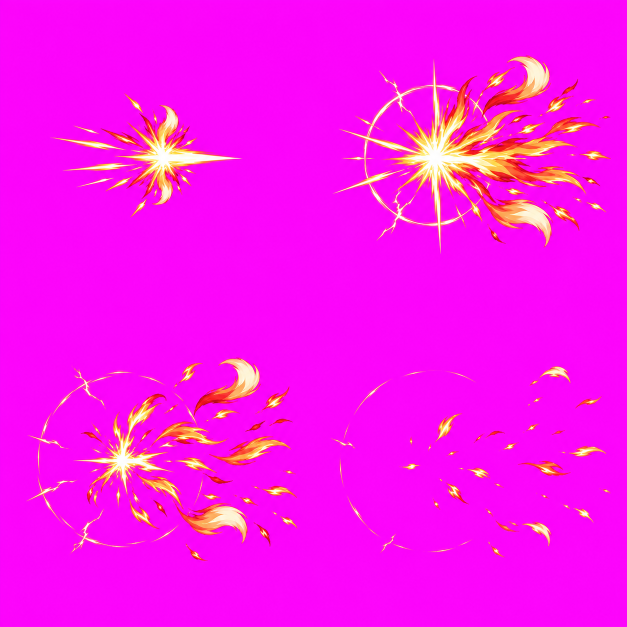
#> input picture assets/fx/heroes/fire/pierce3/raw-sheet.png, 1254 x 1254 px, found by its file name (shown at 1/2 size)
$ python export_fx.py
#> lines starting #> are read from the running program, lines starting #| are printed output that depends on the picture; after the words box and inside, x2 and y2 are one past the last pixel; in counts of white or black regions, pixels touching at a corner belong together
"""Pack Mika's form-2/3 skill FX (raw ImageGen sheets on #FF00FF) into runtime strips.

Each <name>/raw-sheet.png is keyed (soft magenta matte, colour un-mixed from the key), cut into its
grid cells and packed left-to-right into <name>.webp; fx.json (read by build.py as
ART.heroFx.fire.<name>) records the frame count, timing and, for the long weapon strips, where the
weapon's base sits in a frame (the point that is pinned to Mika's hands).

Weapon strips (blade2, glaive3) are aligned per frame on their base flame knot, so a frame drawn
shorter or shifted still grows out of the same point.
"""
import json
from pathlib import Path

import numpy as np
from PIL import Image
from scipy import ndimage

ROOT = Path(__file__).resolve().parent
KEY = np.array([255, 0, 255], dtype=np.float32)

# name: (cols, rows, out_w, out_h, frame ms, kind)
FX = {
    "blade2": (1, 3, 768, 230, 70, "weapon"),
    "glaive3": (1, 3, 768, 230, 70, "weapon"),
    "ring3": (1, 4, 768, 128, 70, "fx"),
    "impact2": (2, 2, 384, 384, 80, "fx"),
    "impact3": (2, 2, 384, 384, 85, "fx"),
    "slash2": (2, 2, 320, 320, 45, "fx"),
    "engulf3": (3, 2, 384, 384, 110, "fire"),
    "arc2s": (2, 2, 576, 384, 60, "fire"),
    # six-star basic attack (owner 07/11): the spear tip's hit on the foe, frames aligned on the impact (pierce3/align.py)
    "pierce3": (2, 2, 384, 384, 55, "fire"),
}
# sheets read from another file than raw-sheet.png, and sheets that use only their first cells
FX_RAW = {"pierce3": "raw-aligned.png"}
FX_COUNT = {}


def key_out(img):
    """Soft matte: distance from pure magenta -> alpha, then remove the key colour from edges."""
    a = np.asarray(img.convert("RGB"), dtype=np.float32)
    dist = np.sqrt(((a - KEY) ** 2).sum(axis=2))
    alpha = np.clip((dist - 95) / 85, 0, 1)
    # Un-mix: observed = alpha * colour + (1 - alpha) * key.
    safe = np.maximum(alpha, 1e-3)[..., None]
    colour = np.clip((a - (1 - alpha[..., None]) * KEY) / safe, 0, 255)
    # Any magenta cast that survives (pink fringe) fades out.
    spill = np.minimum(colour[..., 0], colour[..., 2]) - colour[..., 1]
    alpha *= 1 - np.clip((spill - 40) / 60, 0, 1)
#> alpha: shape (1254, 1254) float32; min 0, max 1, mean 0.0736
    alpha[alpha < .04] = 0
#> alpha: shape (1254, 1254) float32; min 0, max 1, mean 0.0735
    return Image.fromarray(np.dstack([colour, alpha * 255]).astype("uint8"), "RGBA")
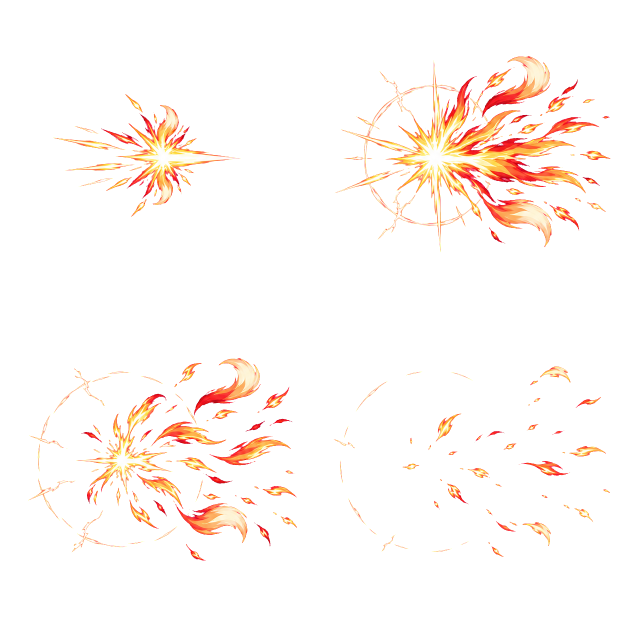
#> returned value: PIL image 1254x1254 RGBA (shown at 1/2 size); mean R, G, B, A 20.1, 246.8, 8.5, 18.7; transparent parts drawn white


def fire_only(img):
    """A fire is never greener than it is red: a pink haze the key un-mixed into grey-green is dropped."""
    a = np.asarray(img, dtype=np.float32).copy()
    r, g = a[..., 0], a[..., 1]
    a[..., 3] *= np.clip(1 - (g - r) / 25, 0, 1)   # white-hot cores (r == g) stay
    return Image.fromarray(a.clip(0, 255).astype("uint8"), "RGBA")


def base_point(frame):
    """Leftmost solid pixel near the frame's vertical middle: the weapon's base knot."""
    al = np.asarray(frame.getchannel("A")) > 128
    h = al.shape[0]
    band = al[int(h * .3):int(h * .7)]
    cols = np.nonzero(band.any(axis=0))[0]
    x = int(cols.min())
    ys = np.nonzero(al[:, x:x + 6].any(axis=1))[0]
    return x, float(ys.mean())


def main():
    meta = {}
    for name, (cols, rows, ow, oh, ms, kind) in FX.items():
        raw = key_out(Image.open(ROOT / name / FX_RAW.get(name, "raw-sheet.png")))
        cw, ch = raw.width / cols, raw.height / rows
#> cw = 1254; ch = 418
        frames = []
        if kind == "weapon":
            # A big crescent may spill past its strip: every piece goes to the strip holding its
            # centre and is cut out whole, with room above and below.
            alpha = np.asarray(raw.getchannel("A")) > 10
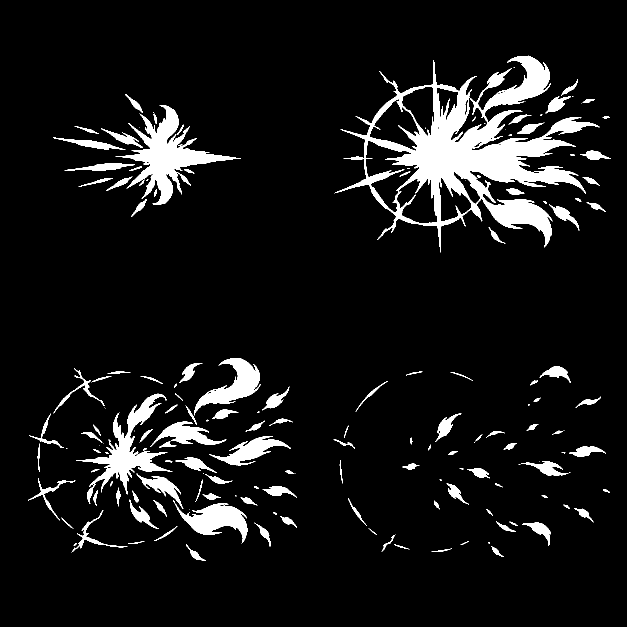
#> alpha: shape (1254, 1254) bool (shown at 1/2 size); 8.1% white; 170 white regions (42 under 20 px), largest, box (x1, y1, x2, y2) and area: (669, 120, 1199, 505) 49631, (231, 210, 481, 410) 13113, (152, 787, 345, 1008) 8821
            labels, count = ndimage.label(alpha)
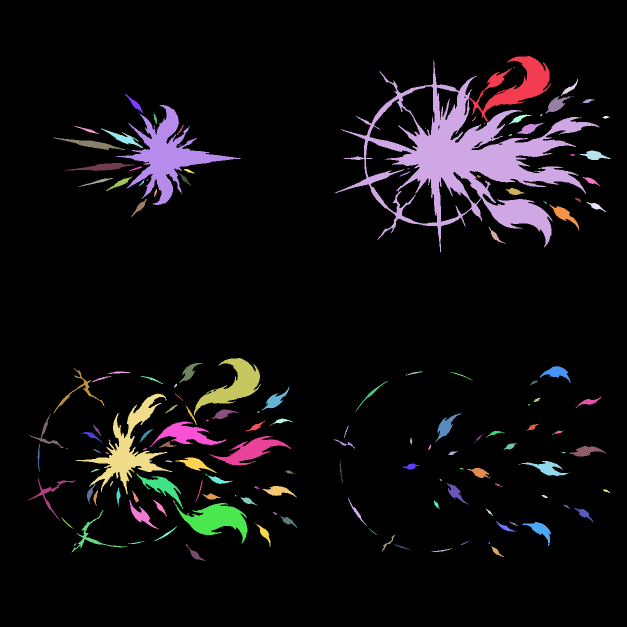
#> labels: shape (1254, 1254) int32 (shown at 1/2 size); 236 distinct labels, from 0 to 235; one colour per label, 0 black
#> count = 235
            centres = ndimage.center_of_mass(alpha, labels, range(1, count + 1))
#> centres = 235 pairs, first value 134.7 to 1108.6, second value 77.1 to 1212.2
            pad = round((oh / ow * cw - ch) / 2)
#> pad = -21
            arr = np.asarray(raw)
            for r in range(rows):
                own = [j + 1 for j, (y, x) in enumerate(centres) if min(rows - 1, int(y // ch)) == r]
                top = round(r * ch) - pad
                cut = np.zeros((round(ch) + 2 * pad, raw.width, 4), dtype=np.uint8)
                y0, y1 = max(0, top), min(raw.height, top + cut.shape[0])
                keep = np.isin(labels[y0:y1], own)
                cut[y0 - top:y1 - top] = np.where(keep[..., None], arr[y0:y1], 0)
                frames.append(Image.fromarray(cut, "RGBA").resize((ow, oh), Image.Resampling.LANCZOS))
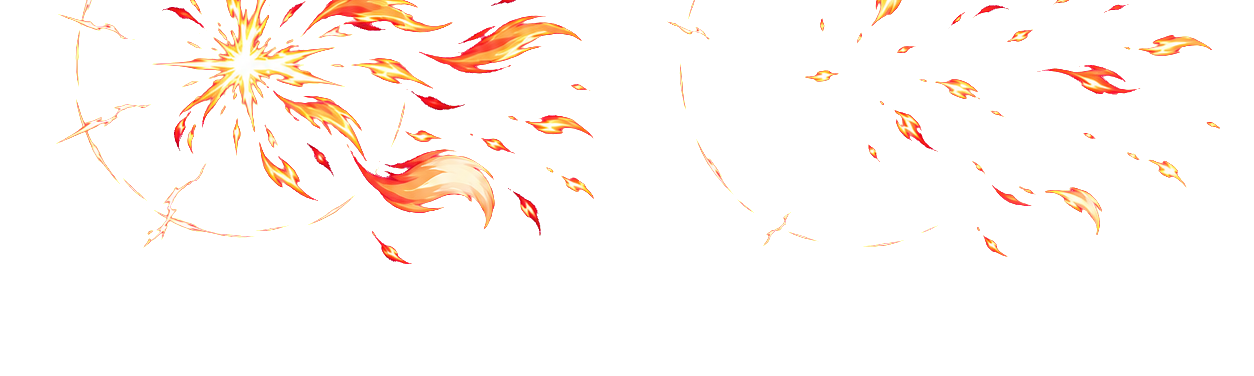
#> cut: shape (376, 1254, 4); mean R, G, B, A 18.1, 11.6, 7.2, 16.5; transparent parts drawn white
#> after the loop, frames = 3 items
        for i in range(FX_COUNT.get(name, cols * rows)) if kind != "weapon" else []:
            c, r = i % cols, i // cols
            cell = raw.crop((round(c * cw), round(r * ch), round((c + 1) * cw), round((r + 1) * ch)))
            cell = cell.resize((ow, oh), Image.Resampling.LANCZOS)
            frames.append(fire_only(cell) if kind == "fire" else cell)
        entry = {"file": f"assets/fx/heroes/fire/{name}.webp", "count": len(frames), "frameDuration": ms,
                 "width": ow, "height": oh}
#> entry = {'file': 'assets/fx/heroes/fire/blade2.webp', 'count': 3, 'frameDuration': 70, 'width': 768, 'height': 230}
        if kind == "weapon":
            # Every frame's base knot on one point (3% in, vertical middle).
            target = (round(ow * .03), oh / 2)
            aligned = []
            for f in frames:
                bx, by = base_point(f)
                out = Image.new("RGBA", (ow, oh), (0, 0, 0, 0))
                out.paste(f, (target[0] - bx, round(target[1] - by)), f)
                aligned.append(out)
#> this loop made 2 passes
#> (h in base_point, x in base_point, ys in base_point, bx, by) on pass 1: (230, 67, [156, 157], 67, 156.5)
#> h in base_point on pass 2: 230
#> pass 1, in base_point, `al = np.asarray(frame.getchannel("A")) > 128`:
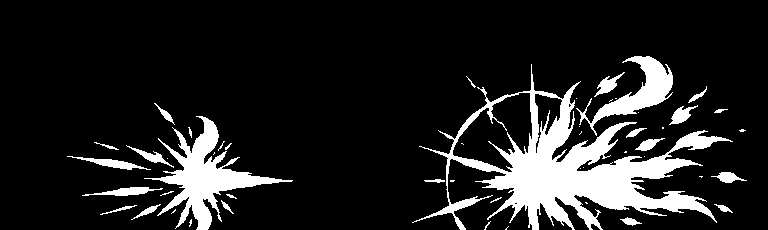
#> al: shape (230, 768) bool; 13.3% white; 50 white regions (26 under 20 px), largest, box (x1, y1, x2, y2) and area: (412, 64, 733, 230) 14059, (144, 116, 293, 230) 4417, (576, 56, 673, 136) 2127
#> pass 1, in base_point, `band = al[int(h * .3):int(h * .7)]`:
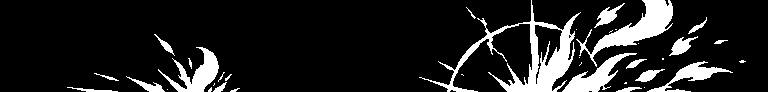
#> band: shape (92, 768) bool; 12.9% white; 36 white regions (17 under 20 px), largest, box (x1, y1, x2, y2) and area: (419, 0, 581, 92) 3011, (576, 0, 673, 67) 1803, (158, 47, 219, 92) 1024
#> after the loop:
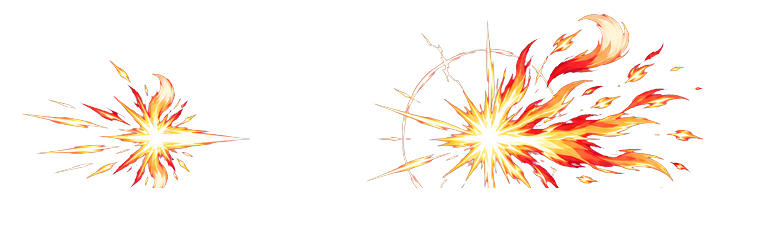
#> out: PIL image 768x230 RGBA; mean R, G, B, A 33.3, 22.2, 15.3, 31.8; transparent parts drawn white
#> after the loop, aligned = 1 item
            frames = aligned
            entry["base"] = [round(target[0] / ow, 4), .5]
        strip = Image.new("RGBA", (ow * len(frames), oh), (0, 0, 0, 0))
        for i, f in enumerate(frames):
            strip.alpha_composite(f, (ow * i, 0))
        strip.save(ROOT / f"{name}.webp", "WEBP", quality=92, alpha_quality=95, method=6)
        meta[name] = entry
        print("[ok]", name, strip.size)
    (ROOT / "fx.json").write_text(json.dumps(meta, indent=2) + "\n", encoding="utf-8")


if __name__ == "__main__":
#> (the run stopped early here; a loop or call above may not have finished)
